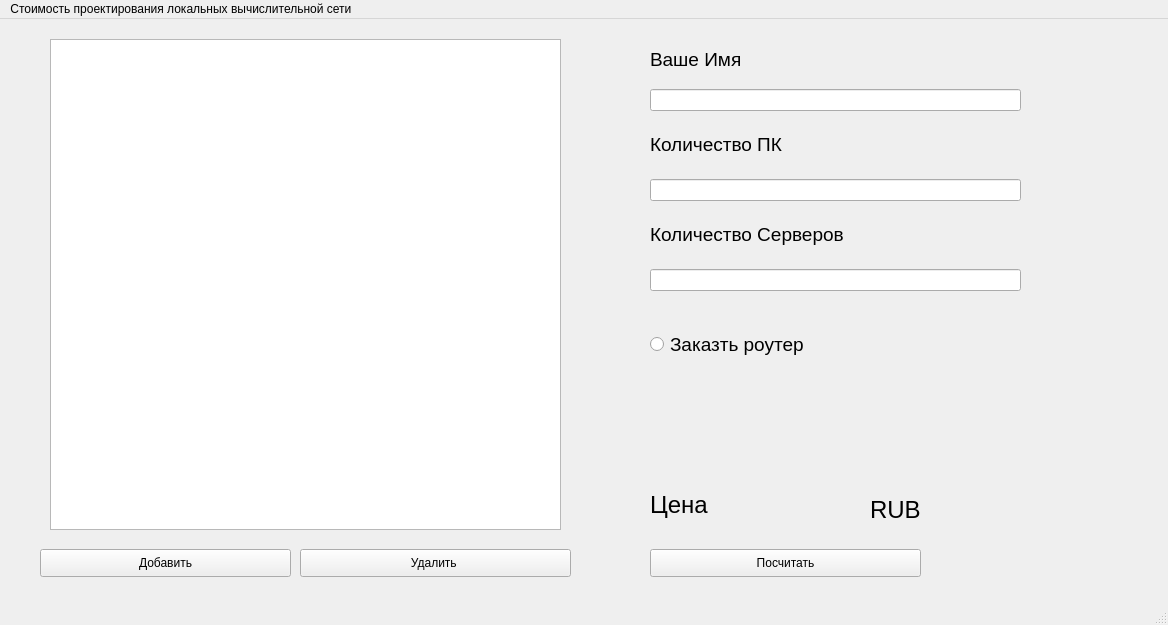
<?xml version="1.0" encoding="UTF-8"?>
<ui version="4.0">
 <class>MainWindow</class>
 <widget class="QMainWindow" name="MainWindow">
  <property name="geometry">
   <rect>
    <x>0</x>
    <y>0</y>
    <width>1168</width>
    <height>625</height>
   </rect>
  </property>
  <property name="windowTitle">
   <string>D+</string>
  </property>
  <widget class="QWidget" name="centralwidget">
   <widget class="QPushButton" name="pushButton">
    <property name="geometry">
     <rect>
      <x>650</x>
      <y>530</y>
      <width>271</width>
      <height>28</height>
     </rect>
    </property>
    <property name="text">
     <string>Посчитать</string>
    </property>
   </widget>
   <widget class="QLineEdit" name="lineEdit">
    <property name="geometry">
     <rect>
      <x>650</x>
      <y>160</y>
      <width>371</width>
      <height>22</height>
     </rect>
    </property>
   </widget>
   <widget class="QLineEdit" name="lineEdit_2">
    <property name="geometry">
     <rect>
      <x>650</x>
      <y>250</y>
      <width>371</width>
      <height>22</height>
     </rect>
    </property>
   </widget>
   <widget class="QLabel" name="label">
    <property name="geometry">
     <rect>
      <x>650</x>
      <y>110</y>
      <width>191</width>
      <height>31</height>
     </rect>
    </property>
    <property name="font">
     <font>
      <family>Segoe UI</family>
      <pointsize>14</pointsize>
     </font>
    </property>
    <property name="text">
     <string>Количество ПК</string>
    </property>
   </widget>
   <widget class="QLabel" name="label_2">
    <property name="geometry">
     <rect>
      <x>650</x>
      <y>200</y>
      <width>241</width>
      <height>31</height>
     </rect>
    </property>
    <property name="font">
     <font>
      <family>Segoe UI</family>
      <pointsize>14</pointsize>
     </font>
    </property>
    <property name="text">
     <string>Количество Серверов</string>
    </property>
   </widget>
   <widget class="QLabel" name="label_3">
    <property name="geometry">
     <rect>
      <x>650</x>
      <y>460</y>
      <width>201</width>
      <height>51</height>
     </rect>
    </property>
    <property name="font">
     <font>
      <family>Segoe UI</family>
      <pointsize>18</pointsize>
     </font>
    </property>
    <property name="text">
     <string>Цена</string>
    </property>
   </widget>
   <widget class="QLabel" name="label_4">
    <property name="geometry">
     <rect>
      <x>870</x>
      <y>470</y>
      <width>91</width>
      <height>41</height>
     </rect>
    </property>
    <property name="font">
     <font>
      <family>Segoe UI</family>
      <pointsize>18</pointsize>
     </font>
    </property>
    <property name="text">
     <string>RUB</string>
    </property>
   </widget>
   <widget class="QLineEdit" name="lineEdit_3">
    <property name="geometry">
     <rect>
      <x>650</x>
      <y>70</y>
      <width>371</width>
      <height>22</height>
     </rect>
    </property>
   </widget>
   <widget class="QLabel" name="label_5">
    <property name="geometry">
     <rect>
      <x>650</x>
      <y>30</y>
      <width>151</width>
      <height>21</height>
     </rect>
    </property>
    <property name="font">
     <font>
      <family>Segoe UI</family>
      <pointsize>14</pointsize>
     </font>
    </property>
    <property name="text">
     <string>Ваше Имя</string>
    </property>
   </widget>
   <widget class="QPushButton" name="pushButton_2">
    <property name="geometry">
     <rect>
      <x>40</x>
      <y>530</y>
      <width>251</width>
      <height>28</height>
     </rect>
    </property>
    <property name="text">
     <string>Добавить</string>
    </property>
   </widget>
   <widget class="QPushButton" name="pushButton_3">
    <property name="geometry">
     <rect>
      <x>300</x>
      <y>530</y>
      <width>271</width>
      <height>28</height>
     </rect>
    </property>
    <property name="text">
     <string>Удалить </string>
    </property>
   </widget>
   <widget class="QTableView" name="tableView">
    <property name="geometry">
     <rect>
      <x>50</x>
      <y>20</y>
      <width>511</width>
      <height>491</height>
     </rect>
    </property>
   </widget>
   <widget class="QRadioButton" name="radioButton">
    <property name="geometry">
     <rect>
      <x>650</x>
      <y>310</y>
      <width>241</width>
      <height>31</height>
     </rect>
    </property>
    <property name="font">
     <font>
      <pointsize>14</pointsize>
     </font>
    </property>
    <property name="text">
     <string>Заказть роутер </string>
    </property>
   </widget>
  </widget>
  <widget class="QMenuBar" name="menubar">
   <property name="geometry">
    <rect>
     <x>0</x>
     <y>0</y>
     <width>1168</width>
     <height>26</height>
    </rect>
   </property>
   <widget class="QMenu" name="menu">
    <property name="title">
     <string>Стоимость проектирования локальных вычислительной сети </string>
    </property>
   </widget>
   <addaction name="menu"/>
  </widget>
  <widget class="QStatusBar" name="statusbar"/>
 </widget>
 <resources/>
 <connections/>
</ui>
